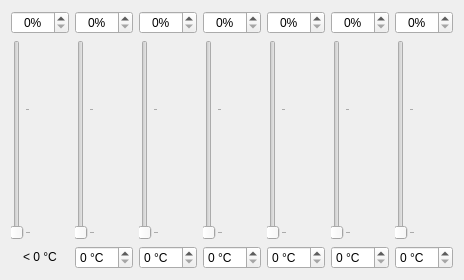
              <widget class="QWidget" name="tabWidgetPage1">
               <attribute name="title">
                <string>Fan 1</string>
               </attribute>
               <layout class="QGridLayout" name="_2">
                <item row="2" column="0">
                 <widget class="QSlider" name="fan1Speed1Slider">
                  <property name="sizePolicy">
                   <sizepolicy hsizetype="Fixed" vsizetype="Expanding">
                    <horstretch>0</horstretch>
                    <verstretch>0</verstretch>
                   </sizepolicy>
                  </property>
                  <property name="minimumSize">
                   <size>
                    <width>0</width>
                    <height>200</height>
                   </size>
                  </property>
                  <property name="maximum">
                   <number>150</number>
                  </property>
                  <property name="orientation">
                   <enum>Qt::Orientation::Vertical</enum>
                  </property>
                  <property name="tickPosition">
                   <enum>QSlider::TickPosition::TicksBelow</enum>
                  </property>
                  <property name="tickInterval">
                   <number>100</number>
                  </property>
                 </widget>
                </item>
                <item row="0" column="0">
                 <widget class="QSpinBox" name="fan1Speed1SpinBox">
                  <property name="sizePolicy">
                   <sizepolicy hsizetype="Expanding" vsizetype="Preferred">
                    <horstretch>0</horstretch>
                    <verstretch>0</verstretch>
                   </sizepolicy>
                  </property>
                  <property name="maximumSize">
                   <size>
                    <width>62</width>
                    <height>16777215</height>
                   </size>
                  </property>
                  <property name="suffix">
                   <string notr="true">%</string>
                  </property>
                  <property name="minimum">
                   <number>0</number>
                  </property>
                  <property name="maximum">
                   <number>150</number>
                  </property>
                  <property name="alignment">
                   <set>Qt::AlignmentFlag::AlignCenter</set>
                  </property>
                 </widget>
                </item>
                <item row="2" column="1">
                 <widget class="QSlider" name="fan1Speed2Slider">
                  <property name="sizePolicy">
                   <sizepolicy hsizetype="Fixed" vsizetype="Expanding">
                    <horstretch>0</horstretch>
                    <verstretch>0</verstretch>
                   </sizepolicy>
                  </property>
                  <property name="minimumSize">
                   <size>
                    <width>0</width>
                    <height>200</height>
                   </size>
                  </property>
                  <property name="maximum">
                   <number>150</number>
                  </property>
                  <property name="orientation">
                   <enum>Qt::Orientation::Vertical</enum>
                  </property>
                  <property name="tickPosition">
                   <enum>QSlider::TickPosition::TicksBelow</enum>
                  </property>
                  <property name="tickInterval">
                   <number>100</number>
                  </property>
                 </widget>
                </item>
                <item row="0" column="1">
                 <widget class="QSpinBox" name="fan1Speed2SpinBox">
                  <property name="sizePolicy">
                   <sizepolicy hsizetype="Expanding" vsizetype="Preferred">
                    <horstretch>0</horstretch>
                    <verstretch>0</verstretch>
                   </sizepolicy>
                  </property>
                  <property name="maximumSize">
                   <size>
                    <width>62</width>
                    <height>16777215</height>
                   </size>
                  </property>
                  <property name="suffix">
                   <string notr="true">%</string>
                  </property>
                  <property name="minimum">
                   <number>0</number>
                  </property>
                  <property name="maximum">
                   <number>150</number>
                  </property>
                  <property name="alignment">
                   <set>Qt::AlignmentFlag::AlignCenter</set>
                  </property>
                 </widget>
                </item>
                <item row="2" column="2">
                 <widget class="QSlider" name="fan1Speed3Slider">
                  <property name="sizePolicy">
                   <sizepolicy hsizetype="Fixed" vsizetype="Expanding">
                    <horstretch>0</horstretch>
                    <verstretch>0</verstretch>
                   </sizepolicy>
                  </property>
                  <property name="minimumSize">
                   <size>
                    <width>0</width>
                    <height>200</height>
                   </size>
                  </property>
                  <property name="maximum">
                   <number>150</number>
                  </property>
                  <property name="orientation">
                   <enum>Qt::Orientation::Vertical</enum>
                  </property>
                  <property name="tickPosition">
                   <enum>QSlider::TickPosition::TicksBelow</enum>
                  </property>
                  <property name="tickInterval">
                   <number>100</number>
                  </property>
                 </widget>
                </item>
                <item row="0" column="2">
                 <widget class="QSpinBox" name="fan1Speed3SpinBox">
                  <property name="sizePolicy">
                   <sizepolicy hsizetype="Expanding" vsizetype="Preferred">
                    <horstretch>0</horstretch>
                    <verstretch>0</verstretch>
                   </sizepolicy>
                  </property>
                  <property name="maximumSize">
                   <size>
                    <width>62</width>
                    <height>16777215</height>
                   </size>
                  </property>
                  <property name="suffix">
                   <string notr="true">%</string>
                  </property>
                  <property name="minimum">
                   <number>0</number>
                  </property>
                  <property name="maximum">
                   <number>150</number>
                  </property>
                  <property name="alignment">
                   <set>Qt::AlignmentFlag::AlignCenter</set>
                  </property>
                 </widget>
                </item>
                <item row="2" column="3">
                 <widget class="QSlider" name="fan1Speed4Slider">
                  <property name="sizePolicy">
                   <sizepolicy hsizetype="Fixed" vsizetype="Expanding">
                    <horstretch>0</horstretch>
                    <verstretch>0</verstretch>
                   </sizepolicy>
                  </property>
                  <property name="minimumSize">
                   <size>
                    <width>0</width>
                    <height>200</height>
                   </size>
                  </property>
                  <property name="maximum">
                   <number>150</number>
                  </property>
                  <property name="orientation">
                   <enum>Qt::Orientation::Vertical</enum>
                  </property>
                  <property name="tickPosition">
                   <enum>QSlider::TickPosition::TicksBelow</enum>
                  </property>
                  <property name="tickInterval">
                   <number>100</number>
                  </property>
                 </widget>
                </item>
                <item row="0" column="3">
                 <widget class="QSpinBox" name="fan1Speed4SpinBox">
                  <property name="sizePolicy">
                   <sizepolicy hsizetype="Expanding" vsizetype="Preferred">
                    <horstretch>0</horstretch>
                    <verstretch>0</verstretch>
                   </sizepolicy>
                  </property>
                  <property name="maximumSize">
                   <size>
                    <width>62</width>
                    <height>16777215</height>
                   </size>
                  </property>
                  <property name="suffix">
                   <string notr="true">%</string>
                  </property>
                  <property name="minimum">
                   <number>0</number>
                  </property>
                  <property name="maximum">
                   <number>150</number>
                  </property>
                  <property name="alignment">
                   <set>Qt::AlignmentFlag::AlignCenter</set>
                  </property>
                 </widget>
                </item>
                <item row="2" column="4">
                 <widget class="QSlider" name="fan1Speed5Slider">
                  <property name="sizePolicy">
                   <sizepolicy hsizetype="Fixed" vsizetype="Expanding">
                    <horstretch>0</horstretch>
                    <verstretch>0</verstretch>
                   </sizepolicy>
                  </property>
                  <property name="minimumSize">
                   <size>
                    <width>0</width>
                    <height>200</height>
                   </size>
                  </property>
                  <property name="maximum">
                   <number>150</number>
                  </property>
                  <property name="orientation">
                   <enum>Qt::Orientation::Vertical</enum>
                  </property>
                  <property name="tickPosition">
                   <enum>QSlider::TickPosition::TicksBelow</enum>
                  </property>
                  <property name="tickInterval">
                   <number>100</number>
                  </property>
                 </widget>
                </item>
                <item row="0" column="4">
                 <widget class="QSpinBox" name="fan1Speed5SpinBox">
                  <property name="sizePolicy">
                   <sizepolicy hsizetype="Expanding" vsizetype="Preferred">
                    <horstretch>0</horstretch>
                    <verstretch>0</verstretch>
                   </sizepolicy>
                  </property>
                  <property name="maximumSize">
                   <size>
                    <width>62</width>
                    <height>16777215</height>
                   </size>
                  </property>
                  <property name="suffix">
                   <string notr="true">%</string>
                  </property>
                  <property name="minimum">
                   <number>0</number>
                  </property>
                  <property name="maximum">
                   <number>150</number>
                  </property>
                  <property name="alignment">
                   <set>Qt::AlignmentFlag::AlignCenter</set>
                  </property>
                 </widget>
                </item>
                <item row="2" column="5">
                 <widget class="QSlider" name="fan1Speed6Slider">
                  <property name="sizePolicy">
                   <sizepolicy hsizetype="Fixed" vsizetype="Expanding">
                    <horstretch>0</horstretch>
                    <verstretch>0</verstretch>
                   </sizepolicy>
                  </property>
                  <property name="minimumSize">
                   <size>
                    <width>0</width>
                    <height>200</height>
                   </size>
                  </property>
                  <property name="maximum">
                   <number>150</number>
                  </property>
                  <property name="orientation">
                   <enum>Qt::Orientation::Vertical</enum>
                  </property>
                  <property name="tickPosition">
                   <enum>QSlider::TickPosition::TicksBelow</enum>
                  </property>
                  <property name="tickInterval">
                   <number>100</number>
                  </property>
                 </widget>
                </item>
                <item row="0" column="5">
                 <widget class="QSpinBox" name="fan1Speed6SpinBox">
                  <property name="sizePolicy">
                   <sizepolicy hsizetype="Expanding" vsizetype="Preferred">
                    <horstretch>0</horstretch>
                    <verstretch>0</verstretch>
                   </sizepolicy>
                  </property>
                  <property name="maximumSize">
                   <size>
                    <width>62</width>
                    <height>16777215</height>
                   </size>
                  </property>
                  <property name="suffix">
                   <string notr="true">%</string>
                  </property>
                  <property name="minimum">
                   <number>0</number>
                  </property>
                  <property name="maximum">
                   <number>150</number>
                  </property>
                  <property name="alignment">
                   <set>Qt::AlignmentFlag::AlignCenter</set>
                  </property>
                 </widget>
                </item>
                <item row="2" column="6">
                 <widget class="QSlider" name="fan1Speed7Slider">
                  <property name="sizePolicy">
                   <sizepolicy hsizetype="Fixed" vsizetype="Expanding">
                    <horstretch>0</horstretch>
                    <verstretch>0</verstretch>
                   </sizepolicy>
                  </property>
                  <property name="minimumSize">
                   <size>
                    <width>0</width>
                    <height>200</height>
                   </size>
                  </property>
                  <property name="maximum">
                   <number>150</number>
                  </property>
                  <property name="orientation">
                   <enum>Qt::Orientation::Vertical</enum>
                  </property>
                  <property name="tickPosition">
                   <enum>QSlider::TickPosition::TicksBelow</enum>
                  </property>
                  <property name="tickInterval">
                   <number>100</number>
                  </property>
                 </widget>
                </item>
                <item row="0" column="6">
                 <widget class="QSpinBox" name="fan1Speed7SpinBox">
                  <property name="sizePolicy">
                   <sizepolicy hsizetype="Expanding" vsizetype="Preferred">
                    <horstretch>0</horstretch>
                    <verstretch>0</verstretch>
                   </sizepolicy>
                  </property>
                  <property name="maximumSize">
                   <size>
                    <width>62</width>
                    <height>16777215</height>
                   </size>
                  </property>
                  <property name="suffix">
                   <string notr="true">%</string>
                  </property>
                  <property name="minimum">
                   <number>0</number>
                  </property>
                  <property name="maximum">
                   <number>150</number>
                  </property>
                  <property name="alignment">
                   <set>Qt::AlignmentFlag::AlignCenter</set>
                  </property>
                 </widget>
                </item>
                <item row="3" column="0">
                 <widget class="QLabel" name="fan1Speed1TempLabel">
                  <property name="text">
                   <string notr="true">&lt; 0 °C</string>
                  </property>
                  <property name="alignment">
                   <set>Qt::AlignmentFlag::AlignCenter</set>
                  </property>
                 </widget>
                </item>
                <item row="3" column="1">
                 <widget class="QSpinBox" name="fan1Speed2TempSpinBox">
                  <property name="maximumSize">
                   <size>
                    <width>62</width>
                    <height>16777215</height>
                   </size>
                  </property>
                  <property name="suffix">
                   <string notr="true"> °C</string>
                  </property>
                 </widget>
                </item>
                <item row="3" column="2">
                 <widget class="QSpinBox" name="fan1Speed3TempSpinBox">
                  <property name="maximumSize">
                   <size>
                    <width>62</width>
                    <height>16777215</height>
                   </size>
                  </property>
                  <property name="suffix">
                   <string notr="true"> °C</string>
                  </property>
                 </widget>
                </item>
                <item row="3" column="3">
                 <widget class="QSpinBox" name="fan1Speed4TempSpinBox">
                  <property name="maximumSize">
                   <size>
                    <width>62</width>
                    <height>16777215</height>
                   </size>
                  </property>
                  <property name="suffix">
                   <string notr="true"> °C</string>
                  </property>
                 </widget>
                </item>
                <item row="3" column="4">
                 <widget class="QSpinBox" name="fan1Speed5TempSpinBox">
                  <property name="maximumSize">
                   <size>
                    <width>62</width>
                    <height>16777215</height>
                   </size>
                  </property>
                  <property name="suffix">
                   <string notr="true"> °C</string>
                  </property>
                 </widget>
                </item>
                <item row="3" column="5">
                 <widget class="QSpinBox" name="fan1Speed6TempSpinBox">
                  <property name="maximumSize">
                   <size>
                    <width>62</width>
                    <height>16777215</height>
                   </size>
                  </property>
                  <property name="suffix">
                   <string notr="true"> °C</string>
                  </property>
                 </widget>
                </item>
                <item row="3" column="6">
                 <widget class="QSpinBox" name="fan1Speed7TempSpinBox">
                  <property name="maximumSize">
                   <size>
                    <width>62</width>
                    <height>16777215</height>
                   </size>
                  </property>
                  <property name="suffix">
                   <string notr="true"> °C</string>
                  </property>
                 </widget>
                </item>
               </layout>
              </widget>
